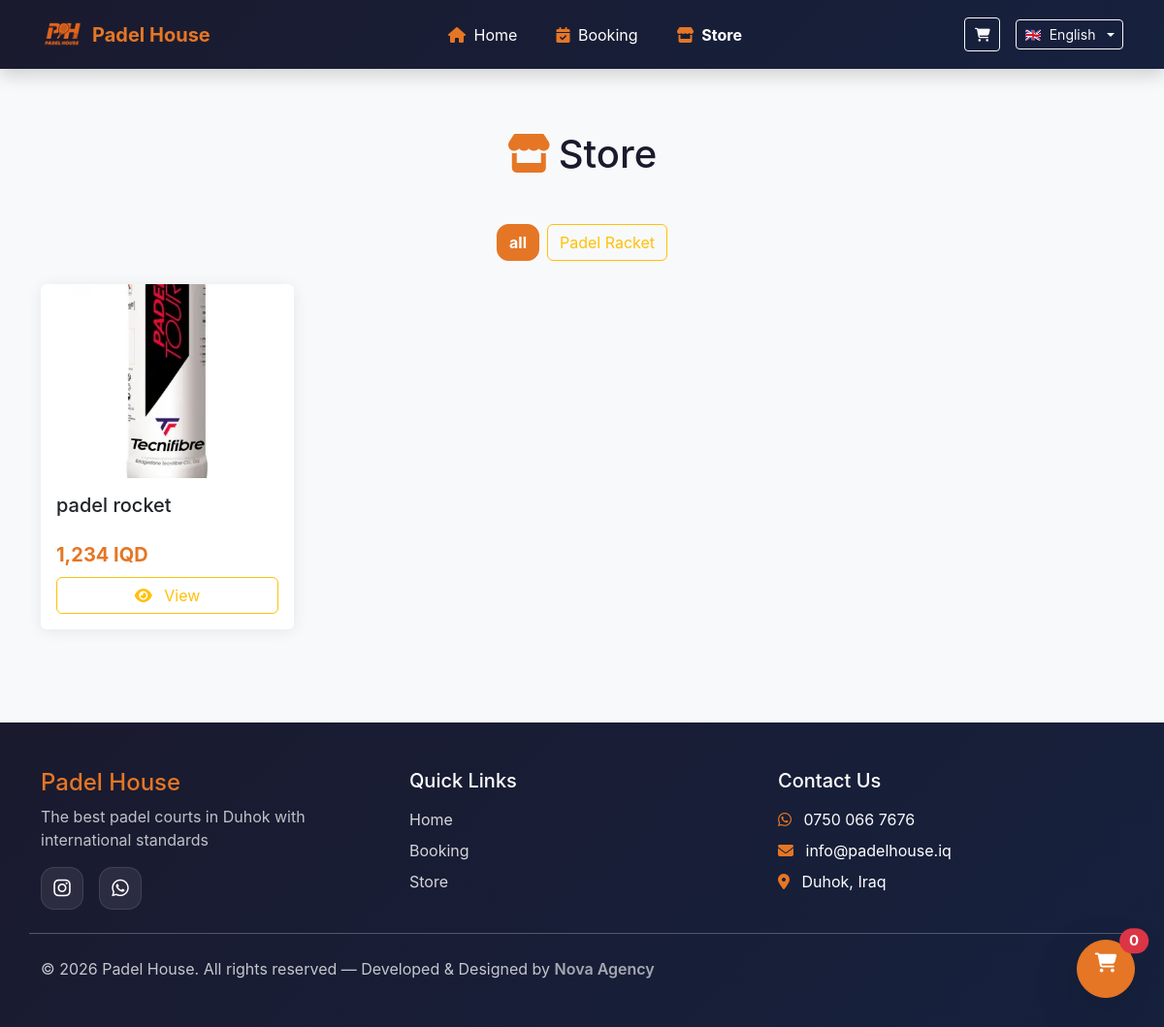
/store/, run on the app's committed database.
### app/models/settings.py (models this page shows, shortened)
class Settings(db.Model):
    __tablename__ = 'settings'
    id = db.Column(db.Integer, primary_key=True)
    opening_hour = db.Column(db.Integer, default=12)
    closing_hour = db.Column(db.Integer, default=4)
    price_per_hour = db.Column(db.Integer, default=40000)
    discount_percentage = db.Column(db.Integer, default=25)
    discount_amount = db.Column(db.Integer, default=10000)
    discount_start_hour = db.Column(db.Integer, default=12)
    discount_end_hour = db.Column(db.Integer, default=16)
    site_name = db.Column(db.String(100), default='Padel House')
    phone = db.Column(db.String(20))
    email = db.Column(db.String(100))
    address = db.Column(db.Text)
    facebook_url = db.Column(db.String(200))
    instagram_url = db.Column(db.String(200))
    twitter_url = db.Column(db.String(200))
    created_at = db.Column(db.DateTime, default=datetime.utcnow)
    updated_at = db.Column(db.DateTime, default=datetime.utcnow, onupdate=datetime.utcnow)

### app/models/category.py (models this page shows, shortened)
class Category(db.Model):
    __tablename__ = 'category'
    id = db.Column(db.Integer, primary_key=True)
    name_ku = db.Column(db.String(100), nullable=False)
    name_ar = db.Column(db.String(100))
    name_en = db.Column(db.String(100))
    description_ku = db.Column(db.Text)
    description_ar = db.Column(db.Text)
    description_en = db.Column(db.Text)
    is_active = db.Column(db.Boolean, default=True)
    created_at = db.Column(db.DateTime, default=datetime.utcnow)
    products = db.relationship('Product', back_populates='category', lazy=True)
    def get_name(self, lang='ku'):
        names = {
            'ku': self.name_ku,
            'ar': self.name_ar or self.name_ku,
            'en': self.name_en or self.name_ku
        }
        return names.get(lang, self.name_ku)

### app/models/product.py (models this page shows, shortened)
class Product(db.Model):
    __tablename__ = 'product'
    id = db.Column(db.Integer, primary_key=True)
    name_ku = db.Column(db.String(100), nullable=False)
    name_ar = db.Column(db.String(100))
    name_en = db.Column(db.String(100))
    description_ku = db.Column(db.Text)
    description_ar = db.Column(db.Text)
    description_en = db.Column(db.Text)
    category_id = db.Column(db.Integer, db.ForeignKey('category.id'))
    price = db.Column(db.Integer, nullable=False)
    stock = db.Column(db.Integer, default=0)
    image = db.Column(db.String(200))
    is_active = db.Column(db.Boolean, default=True)
    show_in_website = db.Column(db.Boolean, default=True)
    show_in_pos = db.Column(db.Boolean, default=True)
    barcode = db.Column(db.String(50), unique=True, nullable=True)
    created_at = db.Column(db.DateTime, default=datetime.now)
    category = db.relationship('Category', back_populates='products')
    def get_name(self, lang='ku'):
        names = {
            'ku': self.name_ku,
            'ar': self.name_ar or self.name_ku,
            'en': self.name_en or self.name_ku
        }
        return names.get(lang, self.name_ku)
    def get_description(self, lang='ku'):
        descriptions = {
            'ku': self.description_ku,
            'ar': self.description_ar or self.description_ku,
            'en': self.description_en or self.description_ku
        }
        return descriptions.get(lang, self.description_ku)

### app/routes/store.py (the view)
@store_bp.route('/')
def products():
    category_id = request.args.get('category', type=int)
    categories = Category.query.filter_by(is_active=True).all()
    query = Product.query.filter_by(is_active=True, show_in_website=True)
    if category_id:
        query = query.filter_by(category_id=category_id)
    products = query.all()
    return render_template(
        'store/products.html',
        categories=categories,
        products=products,
        current_category=category_id
    )

### app/routes/admin.py (called while the page is built)
@admin_bp.app_context_processor
def inject_pending_count():
    if current_user.is_authenticated:
        pending_bookings_count = Booking.query.filter_by(status='pending').count()
        return {'pending_bookings_count': pending_bookings_count}
    return {'pending_bookings_count': 0}

@admin_bp.app_context_processor
def inject_pending_orders_count():
    if current_user.is_authenticated:
        pending_orders_count = Order.query.filter_by(status='pending').count()
        return {'pending_orders_count': pending_orders_count}
    return {'pending_orders_count': 0}

### app/translations.py (called while the page is built)
def get_translation(key, lang='en'):
    return TRANSLATIONS.get(lang, {}).get(key, key)

### app/templates/store/products.html (shortened to what this page needs)
{% extends 'base.html' %}
{% block content %}
<div class="container py-5">
    <h1 class="text-center mb-5" style="color: #1a1a2e;">
        <i class="fas fa-store me-2" style="color: #E57625;"></i>{{ t('store') }}
    </h1>
    <div class="row mb-4">
        <div class="col-12">
            <div class="d-flex flex-wrap justify-content-center gap-2">
                <a href="{{ url_for('store.products') }}" class="btn {% if not current_category %}btn-warning{% else %}btn-outline-warning{% endif %}">
                    {{ t('all') }}
                </a>
                {% for category in categories %}
                <a href="{{ url_for('store.products', category=category.id) }}" class="btn {% if current_category == category.id %}btn-warning{% else %}btn-outline-warning{% endif %}">
                    {{ category.get_name(current_lang) }}
                </a>
                {% endfor %}
            </div>
        </div>
    </div>
    <div class="row g-4">
        {% if products %}
            {% for product in products %}
            <div class="col-md-6 col-lg-4 col-xl-3">
                <div class="card h-100 product-card"
                     data-bs-toggle="modal"
                     data-bs-target="#productModal"
                     data-id="{{ product.id }}"
                     data-name="{{ product.get_name(current_lang) }}"
                     data-description="{{ product.get_description(current_lang) or '' }}"
                     data-price="{{ product.price }}"
                     data-stock="{{ product.stock }}"
                     data-image="{{ url_for('static', filename='images/products/' + (product.image or 'default.jpg')) }}"
                     data-category="{{ product.category.get_name(current_lang) if product.category else '' }}">
                    <div class="position-relative">
                        <img src="{{ url_for('static', filename='images/products/' + (product.image or 'default.jpg')) }}"
                             class="card-img-top"
                             alt="{{ product.get_name(current_lang) }}"
                             style="height: 200px; object-fit: cover;"
                             onerror="this.src='https://{{ url_for('static', filename='images/placeholder.png') }}'">
                    </div>
                    <div class="card-body d-flex flex-column">
                        <h5 class="card-title">{{ product.get_name(current_lang) }}</h5>
                        {% set desc = product.get_description(current_lang) %}
                        <div class="mt-auto">
                            <p class="fw-bold fs-5 mb-2" style="color: #E57625;">
                                {{ "{:,.0f}".format(product.price|default(0)) }} {{ t('iqd') }}
                            </p>
                            <span class="btn btn-outline-warning w-100">
                                <i class="fas fa-eye me-2"></i>
                                {% if current_lang == 'ku' %}بینین{% elif current_lang == 'ar' %}عرض{% else %}View{% endif %}
                            </span>
                        </div>
                    </div>
                </div>
            </div>
            {% endfor %}
        {% else %}
            <div class="col-12 text-center py-5">
                <i class="fas fa-box-open fa-4x text-muted mb-3"></i>
                <h4 class="text-muted">{{ t('no_products') }}</h4>
            </div>
        {% endif %}
    </div>
</div>
<a href="{{ url_for('store.cart') }}" class="btn btn-warning btn-lg rounded-circle position-fixed shadow-lg"
   style="bottom: 30px; {% if is_rtl %}left{% else %}right{% endif %}: 30px; width: 60px; height: 60px; z-index: 1000;">
    <i class="fas fa-shopping-cart"></i>
    <span id="cart-count" class="position-absolute top-0 start-100 translate-middle badge rounded-pill bg-danger">
        0
    </span>
</a>
{% endblock %}

### app/templates/base.html (shortened to what this page needs)
<!DOCTYPE html>
<html lang="{{ current_lang }}" dir="{{ 'rtl' if is_rtl else 'ltr' }}">
<head>
  {% if is_rtl %}
    <link href="https://cdn.jsdelivr.net/npm/bootstrap@5.3.2/dist/css/bootstrap.rtl.min.css" rel="stylesheet">
  {% else %}
    <link href="https://cdn.jsdelivr.net/npm/bootstrap@5.3.2/dist/css/bootstrap.min.css" rel="stylesheet">
  {% endif %}
  <link rel="stylesheet"
        href="https://cdnjs.cloudflare.com/ajax/libs/font-awesome/6.5.1/css/all.min.css"
/>
</head>
<body>
  {% include "navbar.html" %}
  <main>
    {% block content %}{% endblock %}
  </main>
  <footer class="py-5 mt-5">
    <div class="container">
      <div class="row g-4">
        <div class="col-lg-4">
          <h4 style="color: var(--primary-color);">{{ t('site_name') }}</h4>
          <p class="text-light opacity-75">{{ t('best_courts') }}</p>
          <div class="d-flex gap-3 mt-3 footer-social">
            <a href="https://www.instagram.com/padelhouse.iq?igsh=ZWdobmt0NGpjNzFw" class="text-white fs-5" aria-label="Instagram"><i class="fab fa-instagram"></i></a>
            <a href="https://wa.me/750 066 7676" class="text-white fs-5" aria-label="WhatsApp"><i class="fab fa-whatsapp"></i></a>
          </div>
        </div>
        <div class="col-lg-4">
          <h5 class="mb-3">{{ t('quick_links') }}</h5>
          <ul class="list-unstyled">
            <li class="mb-2"><a href="{{ url_for('main.index') }}">{{ t('home') }}</a></li>
            <li class="mb-2"><a href="{{ url_for('booking.booking_page') }}">{{ t('booking') }}</a></li>
            <li class="mb-2"><a href="{{ url_for('store.products') }}">{{ t('store') }}</a></li>
          </ul>
        </div>
        <div class="col-lg-4">
  <h5 class="mb-3">{{ t('contact_us') }}</h5>
  <ul class="list-unstyled">
    {% if settings %}
      <li class="mb-2">
        <i class="fab fa-whatsapp me-2" style="color: var(--primary-color);"></i>
        <a href="https://wa.me/750667676" class="text-decoration-none text-light">
          0750 066 7676
        </a>
      </li>
      <li class="mb-2">
        <i class="fas fa-envelope me-2" style="color: var(--primary-color);"></i>
        {{ settings.email }}
      </li>
      <li class="mb-2">
        <i class="fas fa-map-marker-alt me-2" style="color: var(--primary-color);"></i>
        {{ settings.address }}
      </li>
    {% endif %}
  </ul>
</div>
      <hr class="my-4 opacity-25">
      <div class="row">
        <div class="col-12">
          <p class="mb-0 opacity-75">
            &copy; 2026 {{ t('site_name') }}. {{ t('all_rights') }} —
            Developed & Designed by
            <a href="https://metinmeki.github.io/Nova-Soft-team/" target="_blank" class="text-decoration-none fw-semibold">
              Nova Agency
            </a>
          </p>
        </div>
      </div>
    </div>
    </div>
  </footer>
</body>
</html>

### app/templates/navbar.html (shortened to what this page needs)
<nav class="navbar navbar-expand-lg sticky-top shadow"
     style="background: linear-gradient(135deg, #1a1a2e 0%, #16213e 100%);">
  <div class="container">
    <a class="navbar-brand d-flex align-items-center" href="{{ url_for('main.index') }}">
      <img src="{{ url_for('static', filename='images/logo_navbar.png') }}"
           alt="Padel House" height="45" class="me-2" onerror="this.style.display='none'">
      <span class="fw-bold" style="color:#E57625;">{{ t('site_name') }}</span>
    </a>
    <div class="collapse navbar-collapse" id="navbarNav">
      <ul class="navbar-nav mx-auto mb-2 mb-lg-0 gap-2">
        <li class="nav-item">
          <a class="nav-link px-3 text-white {% if request.endpoint == 'main.index' %}active fw-bold{% endif %}"
             href="{{ url_for('main.index') }}">
            <i class="fas fa-home me-1" style="color:#E57625;"></i> {{ t('home') }}
          </a>
        </li>
        <li class="nav-item">
          <a class="nav-link px-3 text-white {% if 'booking' in request.endpoint|default('', true) %}active fw-bold{% endif %}"
             href="{{ url_for('booking.booking_page') }}">
            <i class="fas fa-calendar-check me-1" style="color:#E57625;"></i> {{ t('booking') }}
          </a>
        </li>
        <li class="nav-item">
          <a class="nav-link px-3 text-white {% if 'store' in request.endpoint|default('', true) %}active fw-bold{% endif %}"
             href="{{ url_for('store.products') }}">
            <i class="fas fa-store me-1" style="color:#E57625;"></i> {{ t('store') }}
          </a>
        </li>
      </ul>
      <div class="d-flex align-items-center gap-3">
        <button class="btn btn-outline-light btn-sm position-relative cart-btn"
                type="button"
                data-bs-toggle="offcanvas"
                data-bs-target="#cartOffcanvas"
                aria-controls="cartOffcanvas">
          <i class="fas fa-shopping-cart"></i>
        </button>
        <div class="dropdown">
          <button class="btn btn-outline-light btn-sm dropdown-toggle d-flex align-items-center gap-2"
                  type="button"
                  id="languageDropdown"
                  data-bs-toggle="dropdown"
                  aria-expanded="false">
            <span>{{ language_flags[current_lang] }}</span>
            <span>{{ language_names[current_lang] }}</span>
          </button>
        </div>
  </div>
</nav>

### app/templates/store/products.html (style rules this page uses)
.product-card { cursor: pointer; transition: all 0.3s ease; border: none; box-shadow: 0 2px 15px rgba(0,0,0,0.08); }
.product-card .card-img-top { transition: transform 0.3s ease; }
.product-card .position-relative { overflow: hidden; border-radius: 8px 8px 0 0; }

### app/templates/navbar.html (style rules this page uses)
.cart-btn { padding:.4rem .6rem;transition:all .25s ease; }

### data on the page
Settings: site_name "Padel House", email "info@padelhouse.iq", address "Duhok, Iraq"
Category: get_name "Padel Racket"
Product: image (picture), get_name "padel rocket", price "1,234", t "IQD"

### other printed values
{{ t('home') }} "Home"
{{ t('booking') }} "Booking"
{{ t('store') }} "Store"
{{ language_flags[current_lang] }} "🇬🇧"
{{ language_names[current_lang] }} "English"
{{ t('all') }} "all"
{{ t('best_courts') }} "The best padel courts in Duhok with international standards"
{{ t('quick_links') }} "Quick Links"
{{ t('contact_us') }} "Contact Us"
{{ t('all_rights') }} "All rights reserved"
